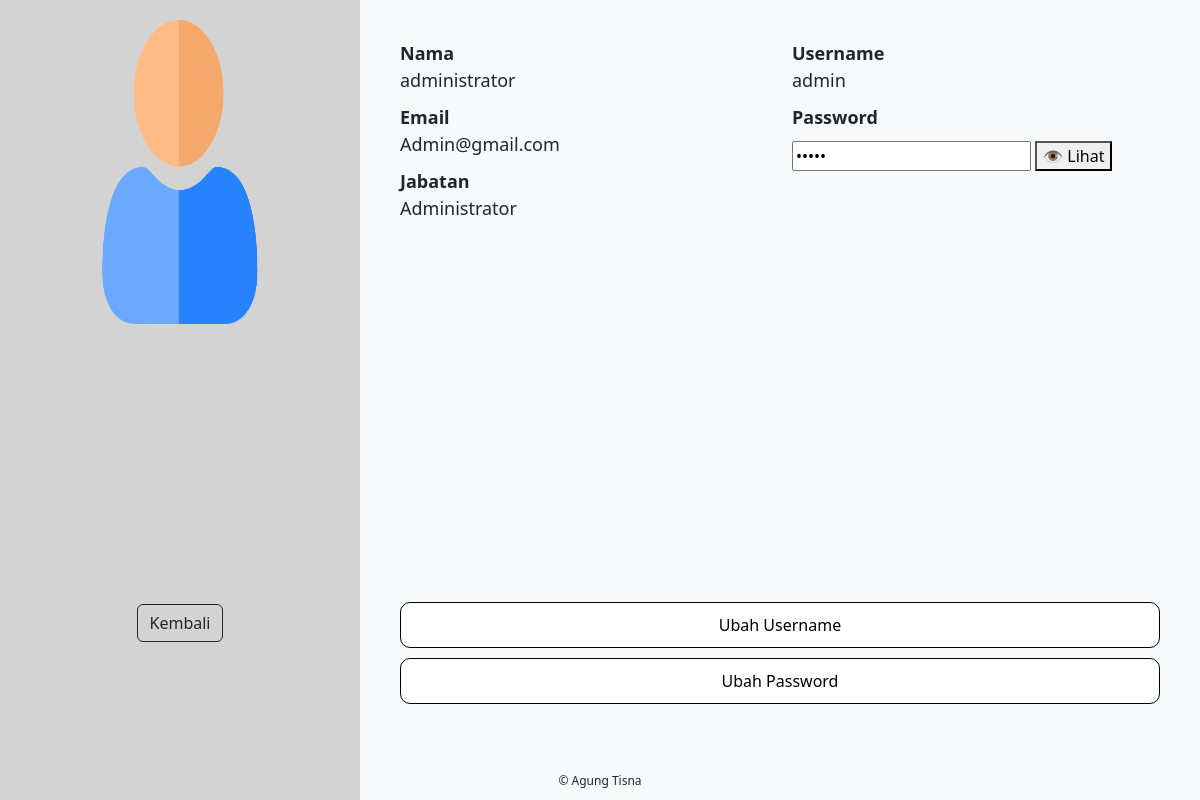
The app's page /admin/profile_admin.php with its own data.
### tables this page shows
CREATE TABLE `user` (
  `id_user` int(10) NOT NULL,
  `nama` varchar(50) NOT NULL,
  `email` varchar(50) NOT NULL,
  `username` varchar(15) NOT NULL,
  `password` varchar(50) NOT NULL,
  `role` enum('Mahasiswa','BEM','Kemahasiswaan','Administrator','Ormawa') NOT NULL
);

### admin/profile_admin.php (the view, shortened to what this page needs)
<?php
include '../koneksi.php';
$query_admin = "SELECT nama, email, role, username, password FROM user WHERE role = 'Administrator' LIMIT 1";
$result_admin = $conn->query($query_admin);
if ($result_admin->num_rows > 0) {
    $row_admin = $result_admin->fetch_assoc();
    $admin_nama = $row_admin['nama'];
    $admin_email = $row_admin['email'];
    $admin_jabatan = $row_admin['role'];
    $admin_username = $row_admin['username'];
    $admin_password = $row_admin['password'];
} else {
    $admin_nama = "Administrator";
    $admin_email = "admin@example.com";
    $admin_jabatan = "Administrator";
    $admin_username = "admin";
    $admin_password_hidden = "*******";
}
?>
<!DOCTYPE html>
<html lang="id">
<head>
    <link href="https://cdn.jsdelivr.net/npm/bootstrap@5.3.0/dist/css/bootstrap.min.css" rel="stylesheet">
</head>
<body>
<div class="profile-container">
    <div class="profile-sidebar">
    <img src="../asset/img/profile.png" height="40%" width="58%"/>
        <br><br>
        <a href="index.php"><button class="btn btn-outline-dark">Kembali</button></a>
    </div>
    <div class="profile-content">
        <div class="row">
            <div class="col-md-6">
            <p class="profile-info"><strong>Nama</strong><br><?php echo $admin_nama; ?></p>
                <p class="profile-info"><strong>Email</strong><br><?php echo $admin_email; ?></p>
                <p class="profile-info"><strong>Jabatan</strong><br><?php echo $admin_jabatan; ?></p>
            </div>
            <div class="col-md-6">
            <p class="profile-info"><strong>Username</strong><br><?php echo $admin_username; ?></p>
            <p class="profile-info"><strong>Password</strong><br></p>
            <div class="password-container">
                    <input type="password" class="password-input" id="passwordField" value="<?php echo $admin_password; ?>" readonly>
                    <button type="button" class="toggle-password" onclick="togglePassword()">👁 Lihat</button>
                </div>
            </div>
        </div>
        <div class="box"></div>
        <a href="ubah_username.php"><button class="btn-custom">Ubah Username</button></a>
        <a href="ubah_password.php"><button class="btn-custom">Ubah Password</button></a>
    </div>
</div>
<div class="footer">© Agung Tisna</div>
</body>
</html>

### admin/profile_admin.php (style rules this page uses)
body { background-color: #f8f9fa; }
.profile-container { display: flex; height: 100vh; }
.profile-sidebar { background-color: #d3d3d3; width: 30%; padding: 20px; text-align: center; }
.btn { margin-top: 80%; }
.profile-content { flex: 1; padding: 40px; }
.profile-info { font-size: 18px; margin-bottom: 10px; }
.btn-custom { width: 100%; border: 1px solid #000; padding: 10px; border-radius: 10px; background-color: white; text-align: center; margin-top: 10px; }
.footer { text-align: center; font-size: 12px; padding: 10px; position: absolute; bottom: 0; width: 100%; }
.box { height: 50%; width: 20%; }
.password-container { position: relative; align-items: center; }

### records on screen
user: nama "administrator", email "Admin@gmail.com", role "Administrator", username "admin"
